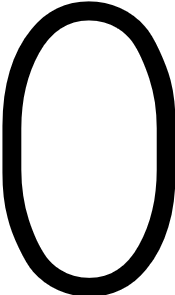
%> input picture 01 - Base de donnees/0.PNG, 175 x 295 px
$ octave --eval "result = traitement(imread('01 - Base de donnees/0.PNG'));"   (GNU Octave 9; MATLAB toolbox functions it lacks are replaced by stand-ins)
%> lines starting %> are read from the running program, lines starting %| are printed output that depends on the picture; in (x1, y1, x2, y2) boxes, pixels count from 0 and x2, y2 are one past the last pixel; in counts of white or black regions, pixels touching at a corner belong together; the program's own positions count from 1
%Traimtement d'image

function nouvelle_image = traitement ( img )
    %Effacement des taches parasites
    disp('Conversion en niveau de gris');
    img = im2bw(img);
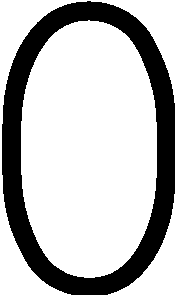
%> img: size 295x175 logical; 73.6% white; 1 black region, box (x1, y1, x2, y2) and area: (2, 1, 175, 295) 13628
    bw2 = imcomplement(img);
    bw3 = bwareaopen(bw2, 8);
    img = uint8(imcomplement(bw3)*255);

    %Detection de la rotation de l'image
    disp('Detection de la rotation de l image');
    img = imcomplement(img);                                                %Imcomplement permet d'inverser le blanc et le noir, en effet lors de la rotation , des parties noires sont complétées afin de garder le format rectangulaire droit
    angle = 0;
    max = 0;
    for theta = -5.0:0.1:5.0                                                %Angle de rotation entre -5 et -5 degres
        img2 = imrotate(img,theta);
        vecteur = sum(img2'>128);
        nulles = sum ( vecteur < 5);                                        %nombre de lignes sans pixel noir qui est maximal lorsque l'image est "droite"
        if nulles > max
            max = nulles;
            angle = theta;
        end
    end
%> this loop made 101 passes
%> (nulles, max) on pass 1: (16, 16)
%> nulles on passes 2 to 7: 15, 15, 15, 15, 14, 14
%> pass 1, in traitement, `img2 = imrotate(img,theta);`:
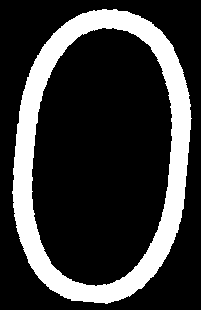
%> img2: size 310x201 uint8; 21.9% white; 1 white region, box (x1, y1, x2, y2) and area: (12, 9, 192, 304) 13622
%> pass 2, in traitement, `img2 = imrotate(img,theta);`:
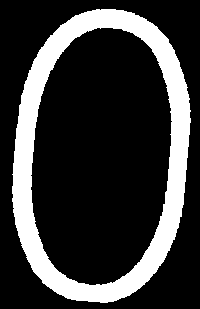
%> img2: size 309x200 uint8; 22.1% white; 1 white region, box (x1, y1, x2, y2) and area: (12, 9, 191, 303) 13629
%> pass 3, in traitement, `img2 = imrotate(img,theta);`:
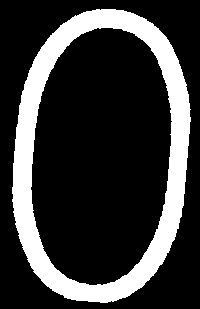
%> img2: size 309x200 uint8; 22.1% white; 1 white region, box (x1, y1, x2, y2) and area: (12, 9, 191, 303) 13627
%> after the loop, angle = -5
    nouvelle_image = imrotate (img , angle);
    nouvelle_image = imcomplement(nouvelle_image);                          %On complémente de nouveau pour se ramener à du noir sur du blanc
    disp('Angle');
    disp(angle);
%| -5
end

$ run again, on 01 - Base de donnees/2.PNG
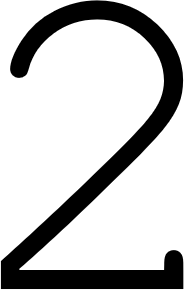
%> input picture 01 - Base de donnees/2.PNG, 184 x 291 px
%> in traitement, `img = im2bw(img);`:
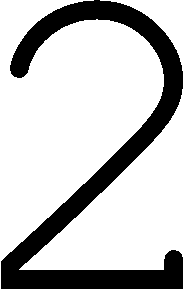
%> img: size 291x184 logical; 76.1% white; 1 black region, box (x1, y1, x2, y2) and area: (1, 0, 183, 289) 12804
%> the loop in traitement, `for theta = -5.0:0.1:5.0` made 101 passes
%> (nulles, max) on passes 1 to 2: (10, 10), (11, 11)
%> pass 3, in traitement, `img2 = imrotate(img,theta);`:
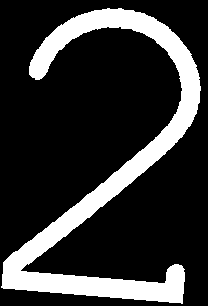
%> img2: size 306x208 uint8; 20.1% white; 1 white region, box (x1, y1, x2, y2) and area: (1, 8, 201, 304) 12806
%> after the loop in traitement, `for theta = -5.0:0.1:5.0`: angle = -4.9
%> nouvelle_image: size 306x209 uint8; 80% white; 1 black region, box (x1, y1, x2, y2) and area: (2, 8, 201, 304) 12807
%| -4.9000

$ run again, on 01 - Base de donnees/3.PNG
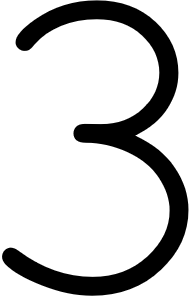
%> input picture 01 - Base de donnees/3.PNG, 192 x 297 px
%> in traitement, `img = im2bw(img);`:
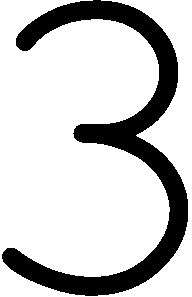
%> img: size 297x192 logical; 78.8% white; 1 black region, box (x1, y1, x2, y2) and area: (2, 0, 188, 296) 12094
%> the loop in traitement, `for theta = -5.0:0.1:5.0` made 101 passes
%> (nulles, max) on pass 1: (18, 18)
%> pass 3, in traitement, `img2 = imrotate(img,theta);`:
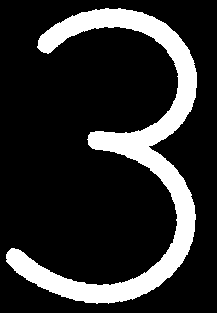
%> img2: size 313x217 uint8; 17.8% white; 1 white region, box (x1, y1, x2, y2) and area: (6, 8, 197, 304) 12093
%> after the loop in traitement, `for theta = -5.0:0.1:5.0`: angle = -5
%> nouvelle_image: size 313x218 uint8; 82.3% white; 1 black region, box (x1, y1, x2, y2) and area: (6, 8, 198, 304) 12097
%| -5

$ run again, on 01 - Base de donnees/4.PNG
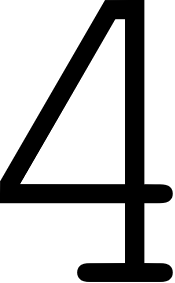
%> input picture 01 - Base de donnees/4.PNG, 175 x 283 px
%> in traitement, `img = im2bw(img);`:
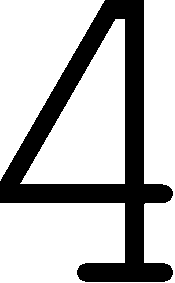
%> img: size 283x175 logical; 72.5% white; 1 black region, box (x1, y1, x2, y2) and area: (0, 0, 173, 282) 13644
%> the loop in traitement, `for theta = -5.0:0.1:5.0` made 101 passes
%> (nulles, max) on pass 1: (13, 13)
%> pass 3, in traitement, `img2 = imrotate(img,theta);`:
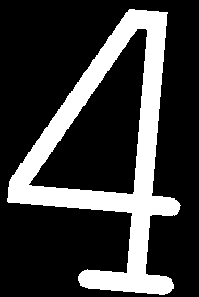
%> img2: size 297x199 uint8; 23.1% white; 1 white region, box (x1, y1, x2, y2) and area: (7, 9, 181, 295) 13646
%> after the loop in traitement, `for theta = -5.0:0.1:5.0`: angle = -5
%> nouvelle_image: size 298x199 uint8; 77% white; 1 black region, box (x1, y1, x2, y2) and area: (7, 10, 180, 296) 13646
%| -5
